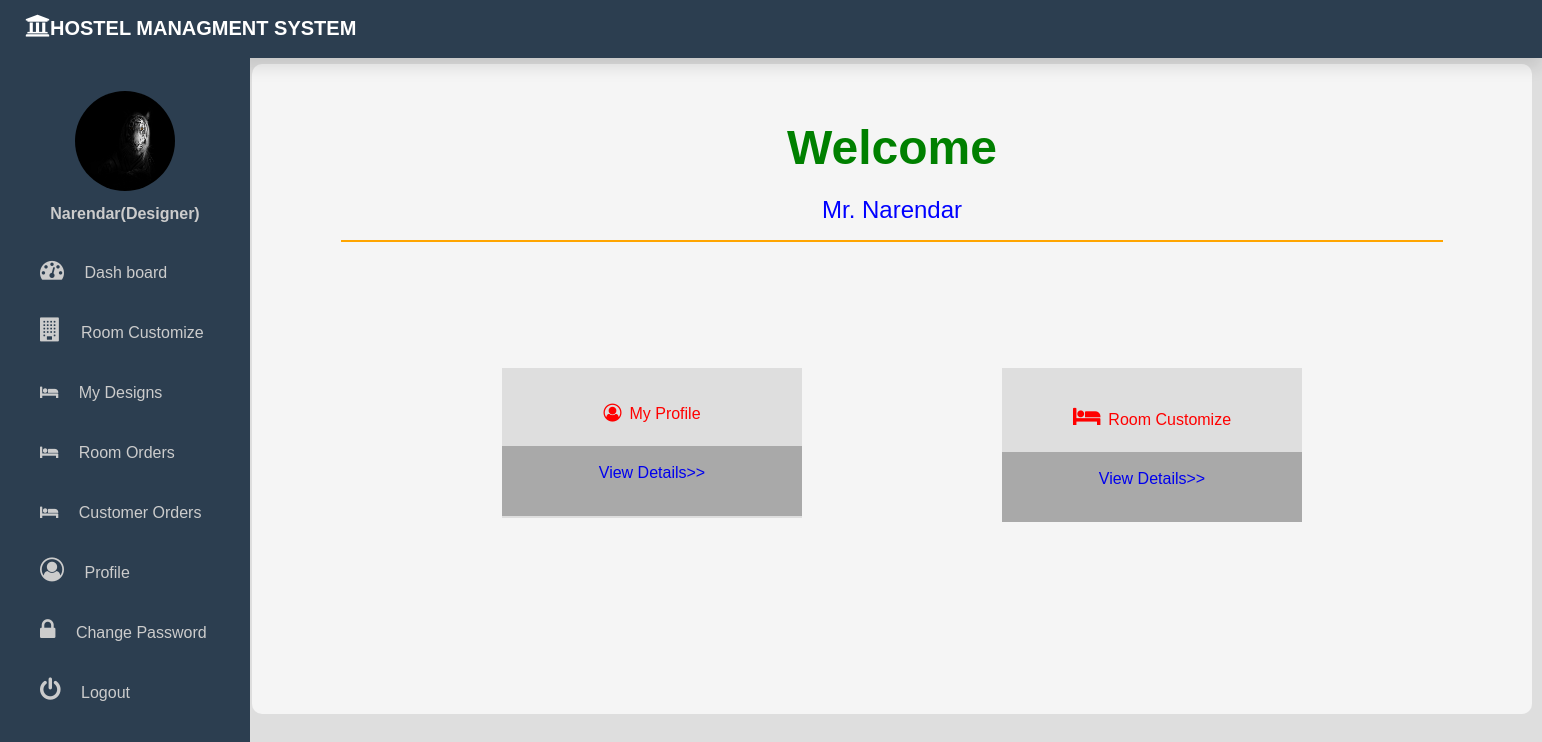
The app's page /designer/dashboard/ (signed in) with its own data.
### designer/models.py (models this page shows)
class Designer(models.Model):
    user=models.OneToOneField(User,on_delete=models.CASCADE)
    gender=models.CharField(max_length=20,choices=gender_choices)
    profile_pic=models.ImageField(upload_to='profile_pic/designer/')
    approved=models.BooleanField(default=False,null=True)
    resume=models.FileField(upload_to='resumes/',null=True)

### designer/views.py (the view)
# urls.py: path('dashboard/',views.designer_dashboard,name='designer-dashboard'),
@login_required(login_url='designer-sign-in')
def designer_dashboard(request):
    designer=Designer.objects.get(user=request.user)
    return render(request,'designer/dashboard.html',{'designer':designer})

### templates/designer/dashboard.html (shortened to what this page needs)
<!DOCTYPE html>
<html lang="en">
<head>
</head>
<body>
 {% include 'designer/base.html'  with designer=request.user.designer %}
<div class="container"><br><br>
  <center><h1><font color="green" size="10">Welcome</font></h1></center>
  <center><p><font color="blue" size="5"> Mr. {{designer.user|capfirst}}</font></p></center>
  <hr color="orange" width="1100"><br>
  <div class="subcontainer">
<br><br>
    <center><label><font color="red"><i style="font-size:18px" class="fa">&#xf2be;</i>&ensp;My Profile</label></font></center>
  <div class="surper-sub-container"><br>
 <center><a href="{% url 'designer-profile' %}">View Details>></a></center>
  </div>
</div>
<div class="subcontainer1">
    <br><br>
    <center><label><font color="red"><i style="font-size:24px" class="fa">&#xf236;</i>&ensp;Room Customize</label></font></center>
      <div class="surper-sub-container1"><br>
     <center><a href="{% url 'designer-room-customization-form' %}">View Details>></a></center>
      </div>
    </div>
  </div>
</body>
</html>

### templates/designer/base.html (shortened to what this page needs)
<!DOCTYPE html>
<html lang="en">
<head>
    <link rel="stylesheet" href=" https://cdnjs.cloudflare.com/ajax/libs/font-awesome/5.12.1/css/all.min.css">
    <link rel="stylesheet" href="https://cdnjs.cloudflare.com/ajax/libs/font-awesome/4.7.0/css/font-awesome.min.css">
</head>
<body>
    <div class="dropdown">
        <nav>
         <div class="logo">
             <p><i class='fas fa-university' style='font-size:25px;color:white'></i>Hostel Managment System</p>
        </nav>
    </div>
    <div>
        <div class="sidebar">
            <center>
                <img src="{{designer.profile_pic.url}}" class="profile_image">
                <h4> {{request.user|capfirst}}(Designer)</h4>
            </center>
        <a href="{% url 'designer-dashboard' %}"><i style="font-size:24px" class="fa">&#xf0e4;</i>
            &emsp;<span>Dash board</span></a>
        <a href="{% url 'designer-room-customization-form' %}"> <i style="font-size:24px" class="fa">&#xf1ad;</i> &emsp;<span>Room Customize</span></a>
        <a href="{% url 'designer-rooms-customized' %}"><i class='fa fa-hotel'></i> &emsp;<span>My Designs</span></a>
        <a href="{% url 'designer-room-orders' %}"><i class='fa fa-hotel'></i> &emsp;<span>Room Orders</span></a>
        <a href="{% url 'designer-customer-own-customized-rooms' %}"><i class='fa fa-hotel'></i> &emsp;<span>Customer Orders</span></a>
        <a href="{% url 'designer-profile' %}"><i style="font-size:24px" class="fa">&#xf2be;</i> &emsp;<span>Profile</span></a>
        <a href="{% url 'designer-change-password' %}"><i style="font-size:24px" class="fa">&#xf023;</i> &emsp;<span>Change Password</span></a>
        <a href="{% url 'designer-logout' %}"><i class="fa fa-power-off" style="font-size:24px"></i> &emsp;<span>Logout</span></a>
    </div>
</body>
</html>

### templates/designer/dashboard.html (style rules this page uses)
body { margin:0px; font-family: Arial, Helvetica, sans-serif; }
.container { background-color: whitesmoke; margin-left: 252px; height:650px; margin-top: 64px; width: 1280px; border-radius: 10px; box-shadow:4px; }
h1 { margin-top:20px; }
.subcontainer { background-color: #dedede; width: 300px; height: 150px; margin-left: 250px; margin-top: 100px; }
.surper-sub-container { margin-top: 23px; width: 300px; height: 70px; background-color: darkgrey; }
.subcontainer1 { background-color: #dedede; width: 300px; height: 150px; margin-left: 750px; margin-top: -150px; }
.surper-sub-container1 { margin-top: 23px; width: 300px; height: 70px; background-color: darkgrey; }
a { text-decoration: none; }

### templates/designer/base.html (style rules this page uses)
body { background: #dedede; font-family: Arial, Helvetica, sans-serif; margin: 0; padding: 0; }
.dropdown { margin: 0 auto; }
nav { height:60px; background-color:#2c3e50; box-shadow: 0 10px 15px rgba(0,0,0,0.1); position: fixed; width: 100%; margin-top:-66px; }
.logo { font-size:20px; font-weight: Bold; }
.logo p { float:left; color:white; text-transform: uppercase; margin-top:15px; margin-left: 25px; }
.sidebar { background-color:#2c3e50; margin-top:70px; position: fixed; left:0; width:250px; margin-top: -13px; height:100%; }
.sidebar a { color:#ccc; display: block; width: 100%; line-height:60px; text-decoration: none; padding-left: 40px; box-sizing: border-box; transition: 0.5s; transition-property: background; }
.sidebar .profile_image { width: 100px; height: 100px; margin-top: 40px; border-radius: 100px; margin-bottom: 10px; }
.sidebar h4 { color:#ccc; margin-top: 0; margin-bottom: 20px; }

### records on screen
Designer: profile_pic (picture), user "Narendar"

### other values on screen
{{ request.user|capfirst }} "Narendar"
